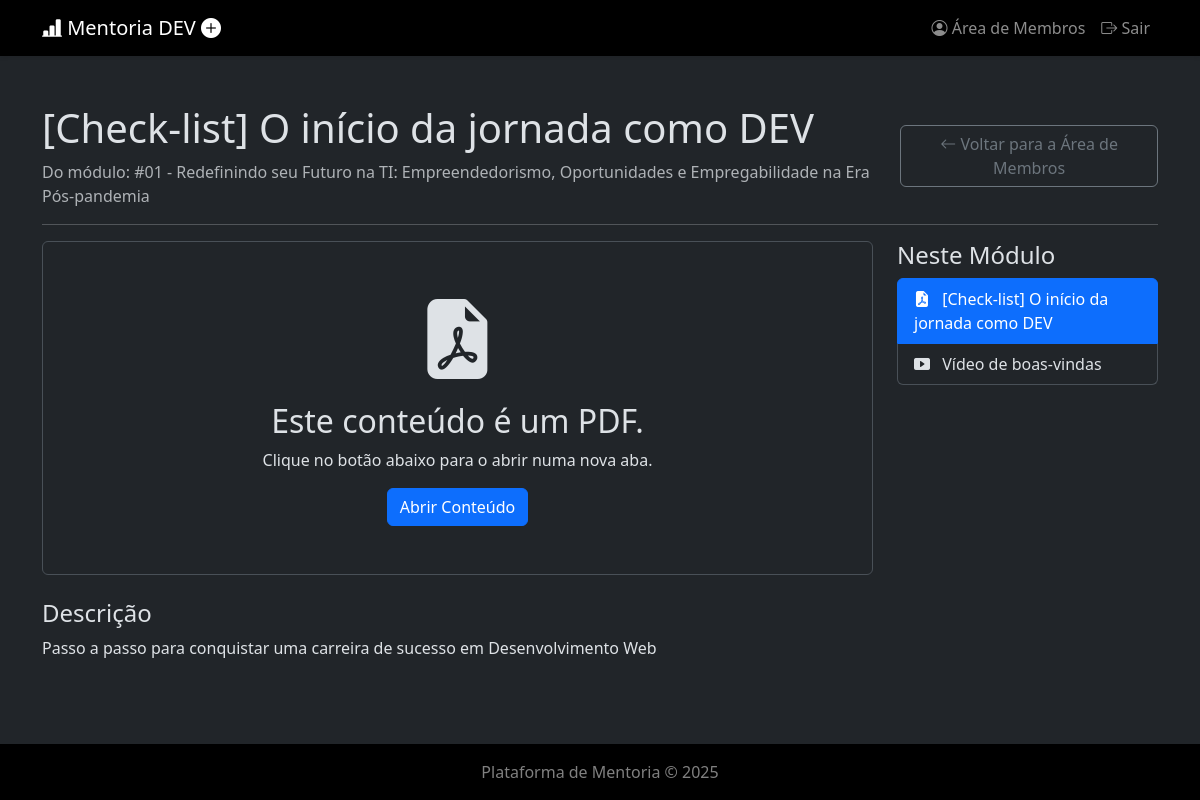
Page /conteudo/1 (signed in) on the committed database.
### api/index.py (models this page shows)
class Conteudos(db.Model):
    __tablename__ = 'conteudos'
    id = db.Column(db.Integer, primary_key=True)
    modulo_id = db.Column(db.Integer, db.ForeignKey('modulos.id'), nullable=False)
    titulo = db.Column(db.String(150), nullable=False)
    tipo = db.Column(db.String(50)) # 'Vídeo', 'PDF', 'Link'
    url_conteudo = db.Column(db.String(255), nullable=False)
    descricao = db.Column(db.Text)
    ordem = db.Column(db.Integer, default=0)

class Modulos(db.Model):
    __tablename__ = 'modulos'
    id = db.Column(db.Integer, primary_key=True)
    titulo = db.Column(db.String(150), nullable=False)
    descricao = db.Column(db.Text)
    ordem = db.Column(db.Integer, default=0)
    thumbnail_url = db.Column(db.String(255))
    conteudos = db.relationship('Conteudos', backref='modulo', lazy=True, cascade="all, delete-orphan")

### api/index.py (the view)
@app.route('/conteudo/<int:id>')
@login_required
def ver_conteudo(id):
    conteudo = Conteudos.query.get_or_404(id)
    turma_do_aluno = current_user.turma
    if not turma_do_aluno or conteudo.modulo not in turma_do_aluno.modulos:
        flash("Não tem permissão para aceder a este conteúdo.", "danger")
        return redirect(url_for('area_membros'))
    embed_url = None
    if conteudo.tipo == 'Vídeo':
        if 'video.bunnycdn.com' in conteudo.url_conteudo:
            embed_url = conteudo.url_conteudo
        elif 'drive.google.com' in conteudo.url_conteudo:
            match = re.search(r'/d/([a-zA-Z0-9_-]+)', conteudo.url_conteudo)
            if match:
                file_id = match.group(1)
                embed_url = f"https://drive.google.com/file/d/{file_id}/preview?rm=minimal"
            else:
                embed_url = conteudo.url_conteudo
        else:
            embed_url = conteudo.url_conteudo
    else:
        embed_url = conteudo.url_conteudo
    return render_template('conteudo.html', conteudo=conteudo, embed_url=embed_url)

### api/index.py (called while the page is built)
@login_manager.user_loader
def load_user(user_id):
    return Registros.query.get(int(user_id))

### templates/conteudo.html (shortened to what this page needs)
{% extends "layout.html" %}
{% block content %}
<div class="d-flex justify-content-between align-items-center mb-3">
    <div>
        <h1 class="display-6">{{ conteudo.titulo }}</h1>
        <p class="text-muted mb-0">Do módulo: {{ conteudo.modulo.titulo }}</p>
    </div>
    <a href="{{ url_for('area_membros') }}" class="btn btn-outline-secondary"><i class="bi bi-arrow-left"></i> Voltar para a Área de Membros</a>
</div>
<hr>
<div class="row g-4">
    <div class="col-lg-9">
        {% if conteudo.tipo == 'Vídeo' %}
            <div class="ratio ratio-16x9">
                <iframe src="{{ embed_url }}" allow="autoplay" allowfullscreen style="width: 100%; height: 100%; border: none;"></iframe>
            </div>
        {% else %}
            <div class="text-center p-5 border rounded d-flex flex-column align-items-center justify-content-center" style="min-height: 300px;">
                <i class="bi
                {% if conteudo.tipo == 'PDF' %}bi-file-earmark-pdf-fill{%
                elif conteudo.tipo == 'Slides' %}bi-file-earmark-slides-fill{%
                else %}bi-link-45deg{% endif %} display-1 mb-3"></i>
                <h2>Este conteúdo é um {{ conteudo.tipo }}.</h2>
                <p>Clique no botão abaixo para o abrir numa nova aba.</p>
                <a href="{{ conteudo.url_conteudo }}" class="btn btn-primary" target="_blank">Abrir Conteúdo</a>
            </div>
        {% endif %}
        <div class="mt-4">
            <h4>Descrição</h4>
            <p>{{ conteudo.descricao|safe or "Nenhuma descrição disponível." }}</p>
        </div>
    </div>
    <div class="col-lg-3">
        <h4>Neste Módulo</h4>
        <div class="list-group">
            {% for item in conteudo.modulo.conteudos|sort(attribute='ordem') %}
                <a href="{{ url_for('ver_conteudo', id=item.id) }}" class="list-group-item list-group-item-action {% if item.id == conteudo.id %}active{% endif %}">
                    <i class="bi
                    {% if item.tipo == 'Vídeo' %}bi-play-btn-fill{%
                    elif item.tipo == 'PDF' %}bi-file-earmark-pdf-fill{%
                    elif item.tipo == 'Slides' %}bi-file-earmark-slides-fill{%
                    else %}bi-link-45deg{% endif %} me-2"></i>
                    {{ item.titulo }}
                </a>
            {% endfor %}
        </div>
    </div>
</div>
{% endblock %}

### rows in the picture
Conteudos: titulo "[Check-list] O início da jornada como DEV", tipo "PDF", descricao "Passo a passo para conquistar uma carreira de sucesso em Desenvolvimento Web"
Modulos: modulo.titulo "#01 - Redefinindo seu Futuro na TI: Empreendedorismo, Oportunidades e Empregabilidade na Era Pós-pandemia"
Conteudos: titulo "Vídeo de boas-vindas"
